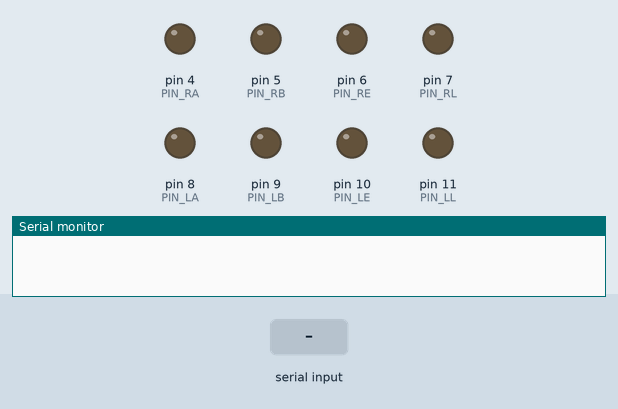
Recording of a sketch running on a simulated Arduino Uno, built with avr-gcc and run on an emulated ATmega328P. Shown: output pins drawn as LEDs (lit = HIGH), the last lines printed to the serial monitor. Inputs (shaded band) come from the test bench.

Above: at 1.2 s.
1.3 s: "w90\n" received over Serial
At 2.1 s:
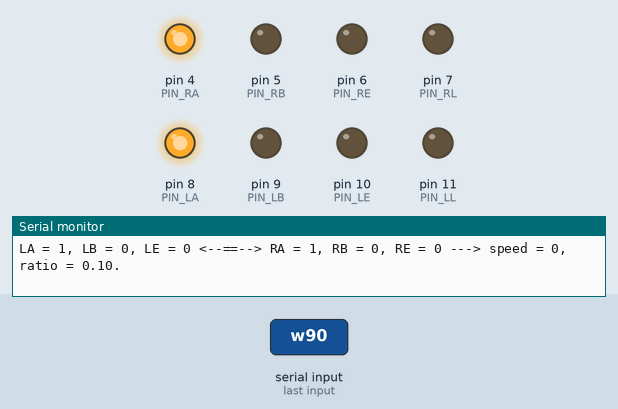
2.8 s: "s90\n" received over Serial
At 4.0 s:
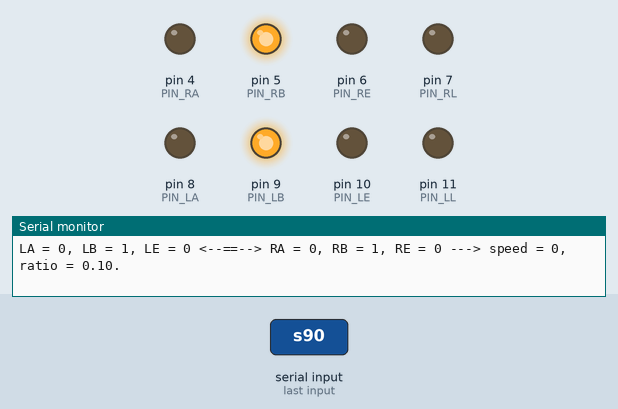
4.3 s: "s90\n" received over Serial
5.8 s: byte 32 (' ') received over Serial
At 6.5 s:
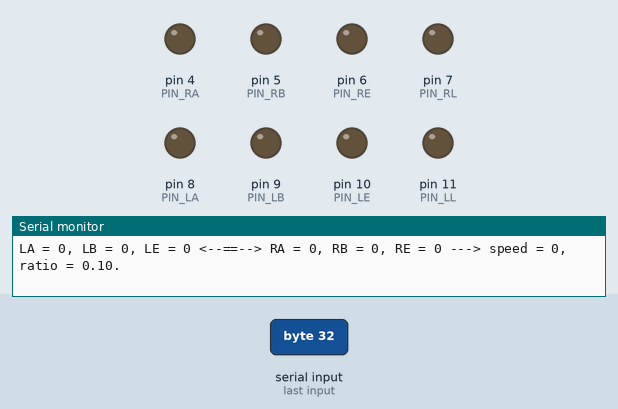
7.3 s: "w,45\n" received over Serial
At 7.6 s:
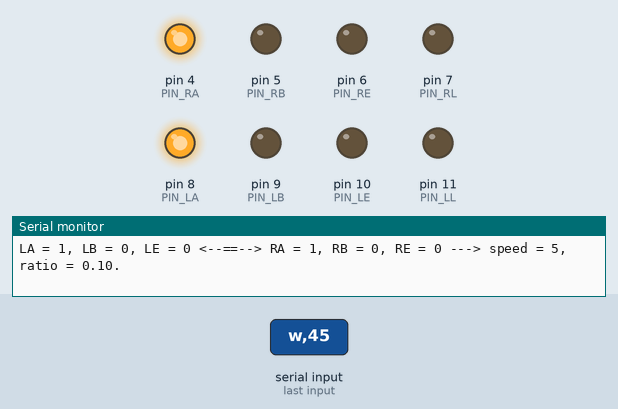
8.8 s: "s,45\n" received over Serial
At 9.6 s:
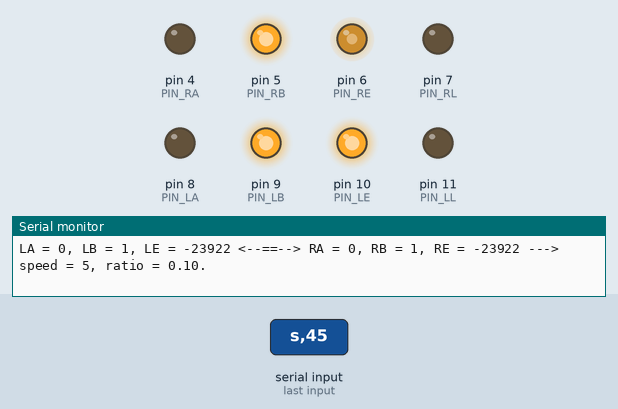
Timing chart, 0 to 11.3 s (numbered marks = the images above; inputs shaded):
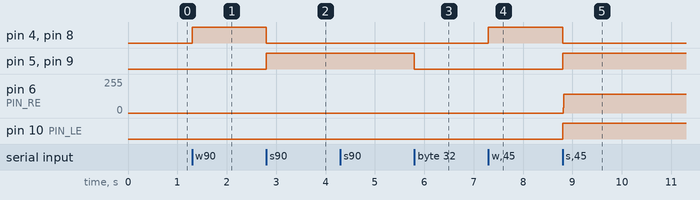

Measured:
- after the input at 1.3 s, pin 4 (PIN_RA), pin 8 (PIN_LA): LOW → HIGH at once
- after the input at 2.8 s, pin 4 (PIN_RA), pin 8 (PIN_LA): HIGH → LOW at once; pin 5 (PIN_RB), pin 9 (PIN_LB): LOW → HIGH at once
- after the input at 5.8 s, pin 5 (PIN_RB), pin 9 (PIN_LB): HIGH → LOW at once
- after the input at 7.3 s, pin 4 (PIN_RA), pin 8 (PIN_LA): LOW → HIGH at once
- after the input at 8.8 s, pin 4 (PIN_RA), pin 8 (PIN_LA): HIGH → LOW at once; pin 5 (PIN_RB), pin 9 (PIN_LB), pin 10 (PIN_LE): LOW → HIGH at once; pin 6 (PIN_RE): 0/255 → 142/255 at once

The sketch:

motor-car.ino
```cpp
#include <string.h>

/* must skip PIN0 and PIN1 for serial read/write */
#define PIN_LA 8
#define PIN_LB 9
#define PIN_LE 10
#define PIN_LL 11

#define PIN_RA 4
#define PIN_RB 5
#define PIN_RE 6
#define PIN_RL 7

int speed = 5, l_speed, r_speed;
int led = 0, jiffies = 0;
float ratio = 0.1;
char last_state;

void setup(void)
{
  jiffies = millis();

  Serial.begin(115200);

  pinMode(PIN_LA, OUTPUT);
  pinMode(PIN_LB, OUTPUT);
  pinMode(PIN_LE, OUTPUT);
  pinMode(PIN_LL, OUTPUT);

  pinMode(PIN_RA, OUTPUT);
  pinMode(PIN_RB, OUTPUT);
  pinMode(PIN_RE, OUTPUT);
  pinMode(PIN_RL, OUTPUT);

  analogWrite(PIN_LE, 0);
  analogWrite(PIN_RE, 0);
}

void stop(void)
{
  digitalWrite(PIN_LA, LOW);
  digitalWrite(PIN_LB, LOW);

  digitalWrite(PIN_RA, LOW);
  digitalWrite(PIN_RB, LOW);

  l_speed = r_speed = 0;
}

void forward(void)
{
  digitalWrite(PIN_LA, HIGH);
  digitalWrite(PIN_LB, LOW);

  digitalWrite(PIN_RA, HIGH);
  digitalWrite(PIN_RB, LOW);

  l_speed = r_speed = speed;
}

void backward(void)
{
  digitalWrite(PIN_LA, LOW);
  digitalWrite(PIN_LB, HIGH);

  digitalWrite(PIN_RA, LOW);
  digitalWrite(PIN_RB, HIGH);

  l_speed = r_speed = speed;
}

void forward_left(void)
{
  forward();
  r_speed = speed;
  l_speed = r_speed * ratio;
}

void forward_right(void)
{
  forward();
  l_speed = speed;
  r_speed = l_speed * ratio;
}

void show(void)
{
  Serial.print("LA = ");
  Serial.print(digitalRead(PIN_LA));
  Serial.print(", LB = ");
  Serial.print(digitalRead(PIN_LB));
  Serial.print(", LE = ");
  Serial.print(l_speed);

  Serial.print(" <--==--> RA = ");
  Serial.print(digitalRead(PIN_RA));
  Serial.print(", RB = ");
  Serial.print(digitalRead(PIN_RB));
  Serial.print(", RE = ");
  Serial.print(r_speed);

  Serial.print(" ---> speed = ");
  Serial.print(speed);

  Serial.print(", ratio = ");
  Serial.print(ratio);

  Serial.println(".");

}

void tempt()
{
    // light some fancy leds
  if (millis() - jiffies > 1000)  {

    jiffies = millis();

    led = led + 1;
    led = led & 3;

    if (led & 1)
      digitalWrite(PIN_LL, HIGH);
    else
      digitalWrite(PIN_LL, LOW);

    if (led & 2)
      digitalWrite(PIN_RL, HIGH);
    else
      digitalWrite(PIN_RL, LOW);


  }

}

void loop(void)
{

  if (Serial.available() > 0) {
    byte ch = Serial.read();

    if (ch >= '0' && ch <= '9') {
      speed = ch - '0' ;
      speed = constrain(speed, 0, 9);
      ch = last_state;
    }

    if (ch == '+' || ch == '-') {
      if (ch == '+')
        ratio += 0.1;
      if (ch == '-')
        ratio -= 0.1;
      ratio = constrain(ratio, 0, 1);
      ch = last_state;
    }

    switch (ch) {
      case 'w': forward(); break;
      case 's': backward(); break;
      case 'a': forward_left(); break;
      case 'd': forward_right(); break;
      case ' ': stop(); break;
    }


    l_speed = map(l_speed, 0, 9, 0, 255);
    r_speed = map(r_speed, 0, 9, 0, 255);

    analogWrite(PIN_LE, l_speed);
    analogWrite(PIN_RE, r_speed);

    show();

    last_state = ch;
  }

  //tempt();

}
```
